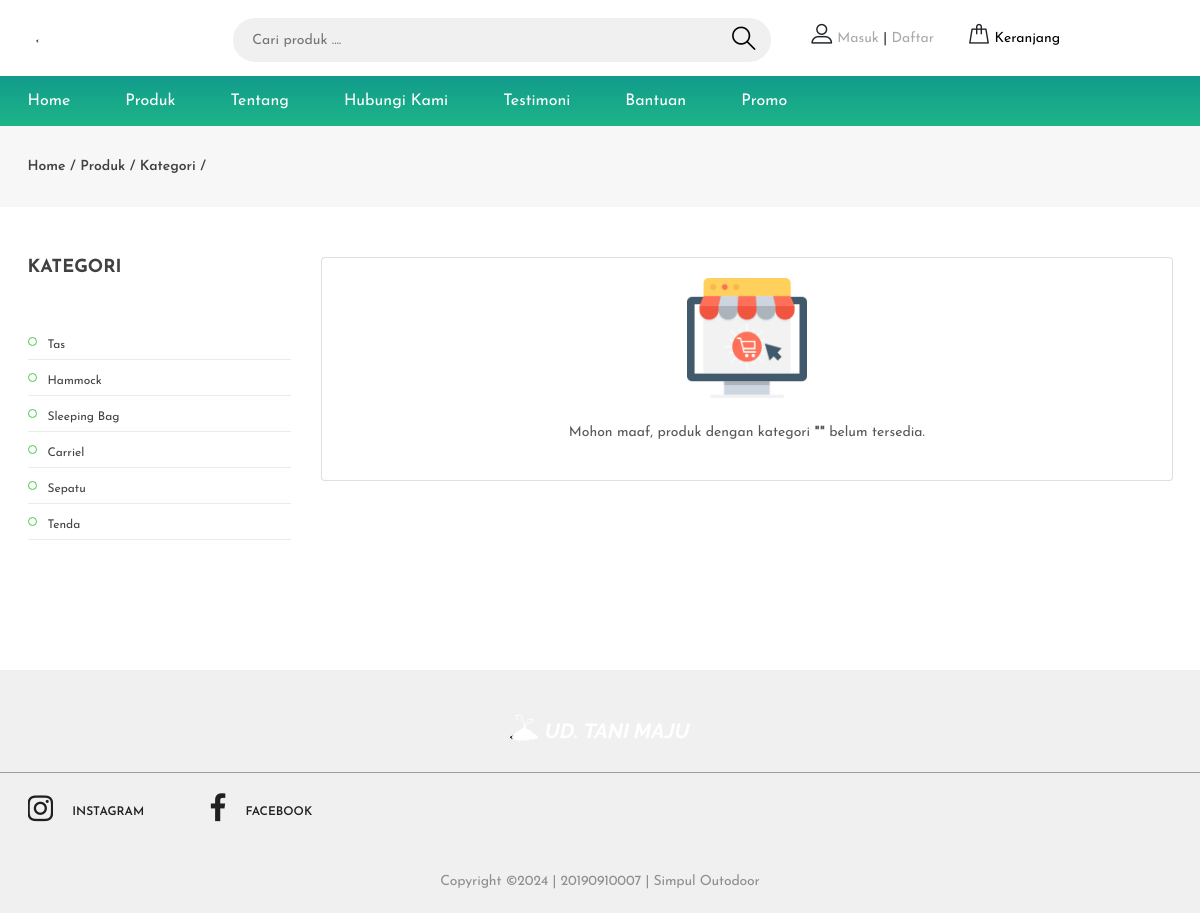
The app's page /produk-kategori.php with its own data.
### tables this page shows
CREATE TABLE `tbl_logo` (
  `id` int(11) NOT NULL,
  `gambar` text NOT NULL
);

CREATE TABLE `tbl_kategori` (
  `id_kategori` int(11) NOT NULL,
  `nama_kategori` varchar(30) NOT NULL,
  `id_user` int(11) NOT NULL,
  `tanggal_update` timestamp NOT NULL DEFAULT current_timestamp() ON UPDATE current_timestamp()
);

CREATE TABLE `tbl_instansi` (
  `id_instansi` int(11) NOT NULL,
  `nama_instansi` varchar(50) NOT NULL,
  `pimpinan_instansi` varchar(50) NOT NULL,
  `email_instansi` varchar(50) NOT NULL,
  `telepon_instansi` varchar(15) NOT NULL,
  `facebook` varchar(50) NOT NULL,
  `instagram` varchar(50) NOT NULL,
  `website` varchar(50) NOT NULL,
  `logo_instansi` text NOT NULL,
  `alamat_instansi` text NOT NULL,
  `maps` text NOT NULL,
  `tentang` text NOT NULL,
  `id_user` int(11) NOT NULL,
  `tanggal_update` timestamp NOT NULL DEFAULT current_timestamp() ON UPDATE current_timestamp()
);

### config/class.php (called while the page is built, shortened)
<?php
$mysqli = new mysqli("localhost", "root", "", "simpuloutdoor");
class kategori
{
	public $koneksi;
	function __construct($mysqli)
	{
		$this->koneksi = $mysqli;
	}
	function show()
	{
		$semuadata = array();
		$ambil = $this->koneksi->query("SELECT * FROM tbl_kategori ORDER BY id_kategori DESC");
		while ($pecahdata = $ambil->fetch_assoc()) {
			$semuadata[] = $pecahdata;
		}
		return $semuadata;
	}
}
class instansi
{
	public $koneksi;
	function __construct($mysqli)
	{
		$this->koneksi = $mysqli;
	}
	function detail()
	{
		$ambil = $this->koneksi->query("SELECT * FROM tbl_instansi WHERE id_instansi='1' ");
		$pecah = $ambil->fetch_assoc();
		return $pecah;
	}
	function logo()
	{
		$ambil = $this->koneksi->query("SELECT * FROM tbl_logo WHERE id='1' ");
		$pecah = $ambil->fetch_assoc();
		return $pecah;
	}
}
$kategori 	   = new kategori($mysqli);
$instansi 	   = new instansi($mysqli);

### produk-kategori.php (the view, shortened to what this page needs)
<?php
include 'config/class.php';
$id_kategori = $_GET['id'];
$batas=8;
if (isset($_GET["page"]) AND !empty($_GET["page"]))
{
	$posisi = ($_GET["page"]-1)*8;
}
else
{
	$posisi = 0;
}
$dataproduk=$produk->produkkategori($id_kategori,$posisi,$batas);
$datakategoriproduk = $kategori->detail($id_kategori);
$nama_kategori=$datakategoriproduk['nama_kategori'];
$kategori = $kategori->show();
?>
<!DOCTYPE html>
<html lang="zxx">
<head>
	<link rel="stylesheet" href="css/bootstrap.min.css"/>
	<link rel="stylesheet" href="css/font-awesome.min.css"/>
	<link rel="stylesheet" href="css/flaticon.css"/>
	<link rel="stylesheet" href="css/slicknav.min.css"/>
	<link rel="stylesheet" href="css/jquery-ui.min.css"/>
	<link rel="stylesheet" href="css/owl.carousel.min.css"/>
	<link rel="stylesheet" href="css/animate.css"/>
	<link rel="stylesheet" href="css/style.css"/>
</head>
<body>
	<?php include 'header.php'; ?>
	<div class="page-top-info">
		<div class="container">
			<div class="site-pagination">
				<a href="">Home</a> /
				<a href="">Produk</a> /
				<a href="">Kategori</a> /
			</div>
		</div>
	</div>
	<section class="category-section spad">
		<div class="container">
			<div class="row">
				<div class="col-lg-3 order-2 order-lg-1">
					<div class="filter-widget">
						<h2 class="fw-title">Kategori</h2>
						<ul class="category-menu">
							<?php foreach ($kategori as $key => $value): ?>
								<li><a href="produk-kategori?id=<?= $value['id_kategori'] ?>"><?= $value['nama_kategori'] ?></a></li>
							<?php endforeach ?>
						</ul>
					</div>
				</div>
				<div class="col-lg-9  order-1 order-lg-2 mb-5 mb-lg-0">
					<div class="row">
						<?php if (empty($dataproduk)): ?>
							<div class="col-md-12">
								<div class="card">
									<div class="card-body">
										<center>
											<img width="120" src="img/online-shop.png" alt=""><br><br>
											<p>Mohon maaf, produk dengan kategori <strong>"<?= $nama_kategori ?>"</strong> belum tersedia.</p>
										</center>
									</div>
								</div>
							</div>
							<?php endif ?>
							<div class="text-center w-100 pt-3">
</div>
</div>
</div>
</div>
</div>
</section>
<?php include 'footer.php'; ?>
</body>
</html>

### header.php (shortened to what this page needs)
<?php
$log = $instansi->logo();
?>
<header class="header-section">
	<div class="header-top">
		<div class="container">
			<div class="row">
				<div class="col-lg-2 text-center text-lg-left">
					<a href="./" class="site-logo">
						<img src="media/upload-instansi/<?= $log['gambar'] ?>" alt="">
					</a>
				</div>
				<div class="col-xl-6 col-lg-5">
					<form method="get" action="pencarian" class="header-search-form">
						<input type="text" name="keyword" placeholder="Cari produk ...." required="">
						<button><i class="flaticon-search"></i></button>
					</form>
				</div>
				<div class="col-xl-4 col-lg-5">
					<div class="user-panel">
						<?php if (isset($_SESSION['pelanggan'])): ?>
							<div class="up-item">
								<i class="flaticon-profile"></i>
								<a href="member" style="color: #A9A9A9;"><?= $datapelanggan['nama_pelanggan'] ?></a> | <a href="logout" style="color: #A9A9A9;">Keluar</a>
							</div>
							<?php else: ?>
								<div class="up-item">
									<i class="flaticon-profile"></i>
									<a href="login" style="color: #A9A9A9;">Masuk</a> | <a href="daftar" style="color: #A9A9A9;">Daftar</a>
								</div>
							<?php endif ?>
							<div class="up-item">
								<div class="shopping-card">
									<i class="flaticon-bag"></i>
									</div>
									<a href="keranjang">Keranjang</a>
								</div>
							</div>
						</div>
					</div>
				</div>
			</div>
			<nav class="main-navbar">
				<div class="container">
					<ul class="main-menu">
						<li><a href="./">Home</a></li>
						<li><a href="produk">Produk</a></li>
						<li><a href="tentang">Tentang</a></li>
						<li><a href="kontak">Hubungi Kami
						</a></li>
						<li><a href="testimoni.php">Testimoni</a></li>
						<li><a href="bantuan">Bantuan</a></li>
						<li><a href="promo.php">Promo</a></li>
					</ul>
				</div>
			</nav>
		</header>

### footer.php (shortened to what this page needs)
<?php
$logi = $instansi->logo();
$finstansi = $instansi->detail();
?>
<section class="footer-section">
	<div class="container">
		<div class="footer-logo text-center">
			<a href="./"><img src="media/upload-instansi/<?= $logi['gambar'] ?>" alt=""></a>
		</div>
	</div>
	<div class="social-links-warp">
		<div class="container">
			<div class="social-links">
				<a href="https://www.instagram.com/nadlori8/" class="instagram"><i class="fa fa-instagram"></i><span>instagram</span></a>
				<a href="https://web.facebook.com/Doyscout43/" class="facebook"><i class="fa fa-facebook"></i><span>facebook</span></a>
			</div>
			<p class=" text-center mt-5">Copyright &copy; | 20190910007 | <?= $finstansi['nama_instansi'] ?></p>
		</div>
	</div>
</section>

### css/style.css (style rules this page uses)
html, body { height: 100%; font-family: 'Josefin Sans', sans-serif; -webkit-font-smoothing: antialiased; font-smoothing: antialiased; }
h1, h2, h3, h4, h5, h6 { margin: 0; color: #111111; font-weight: 600; }
h2 { font-size: 36px; }
p { font-size: 14px; color: #585858; line-height: 1.6; }
img { max-width: 100%; }
ul, ol { padding: 0; margin: 0; }
.spad { padding-top: 50px; padding-bottom: 30px; }
.header-top { padding: 18px 0 14px; }
.site-logo { display: inline-block; }
.header-search-form { width: 100%; position: relative; padding: 0 10px; }
.header-search-form input { width: 100%; height: 44px; font-size: 14px; border-radius: 50px; border: none; padding: 0 19px; background: #f0f0f0; }
.header-search-form button { position: absolute; height: 100%; right: 18px; top: 0; font-size: 26px; color: #000; border: none; cursor: pointer; background-color: transparent; }
.user-panel .up-item { display: inline-block; font-size: 14px; }
.user-panel .up-item i { font-size: 22px; }
.user-panel .up-item a { font-size: 14px; color: #000; }
.user-panel .up-item:first-child { margin-right: 29px; }
.shopping-card { display: inline-block; position: relative; }
.main-navbar { background: linear-gradient(to bottom, #119B8C 0%, #1DB487 100%); }
.main-menu { list-style: none; }
.main-menu li { display: inline-block; position: relative; }
.main-menu li a { display: inline-block; font-size: 16px; color: #ffffff; margin-right: 50px; line-height: 1; padding: 17px 0; position: relative; }
.footer-section { background: #F0F0F0; padding-top: 40px; }
.footer-logo { padding-bottom: 25px; }
.footer-section p { color: #8f8f8f; }
.footer-section p { margin-bottom: -10px; padding-bottom: 10px; letter-spacing: -0.01em; }
.social-links-warp { border-top: 1px solid #999EA2; padding: 20px 0; }
.social-links a { margin-right: 60px; display: inline-block; }
.social-links a:last-child { margin-right: 0; }
.social-links a i { font-size: 30px; color: #202020; float: left; margin-right: 19px; overflow: hidden; -webkit-transition: all 0.3s; -o-transition: all 0.3s; transition: all 0.3s; }
.social-links a span { display: inline-block; font-size: 12px; font-weight: 600; text-transform: uppercase; color: #202020; padding-top: 10px; -webkit-transition: all 0.3s; -o-transition: all 0.3s; transition: all 0.3s; }
.page-top-info { background: #f8f7f7; padding: 30px 0 30px; }
.site-pagination { font-size: 14px; font-weight: 600; color: #414141; }
.site-pagination a { display: inline-block; font-size: 14px; color: #414141; }
.filter-widget { margin-bottom: 100px; }
.filter-widget .fw-title { font-size: 18px; font-weight: 700; color: #414141; text-transform: uppercase; margin-bottom: 45px; }
.category-menu { list-style: none; }
.category-menu li a { display: block; position: relative; font-size: 12px; color: #414141; border-bottom: 1px solid #ebebeb; padding: 12px 0 5px 20px; }
.category-menu li a:after { position: absolute; content: ""; width: 9px; height: 9px; left: 0; top: 13px; border: 1px solid #4DC74C; border-radius: 50%; }
@media (min-width: 1200px) { .container { max-width: 1175px; } }

### records on screen
tbl_logo: gambar (picture)
tbl_kategori: nama_kategori "Tas"
tbl_kategori: nama_kategori "Hammock"
tbl_kategori: nama_kategori "Sleeping Bag"
tbl_kategori: nama_kategori "Carriel"
tbl_kategori: nama_kategori "Sepatu"
tbl_kategori: nama_kategori "Tenda"
tbl_instansi: nama_instansi "Simpul Outodoor"
